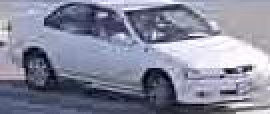
#> input picture Train/000014.jpg, 135 x 57 px (shown 2 times larger); its folder holds only this picture in this run
$ jupyter execute --allow-errors assignment6.ipynb
#> lines starting #> are read from the running program, lines starting #| are printed output that depends on the picture
# Image Classification

[cell 1]
import numpy as np
import pandas as pd
import matplotlib.pyplot as plt
import seaborn as sns
import glob
import imageio
import matplotlib.image as mpimg
from sklearn.preprocessing import StandardScaler
from sklearn.ensemble import  RandomForestClassifier, BaggingClassifier
import warnings
import cv2
warnings.simplefilter(action='ignore', category=FutureWarning)
#warnings.filterwarnings(action='ignore',category='UndefinedMetricWarning')
from sklearn.metrics import  f1_score, classification_report

[cell 2]
_TRAIN_DIR = './Train/*.jpg'
_TEST_DIR = './Test/*.jpg'

[cell 3]
train_img = glob.glob(_TRAIN_DIR)
test_img = glob.glob(_TEST_DIR)

sorted_train_img = sorted([x for x in train_img])
sorted_test_img = sorted([x for x in test_img])

[cell 4]
train_label = pd.read_csv('train_labels.csv',names = ['label'])
#> (reads train_labels.csv from the repository)
test_label = pd.read_csv('test_labels.csv',names = ['label'])
#> (reads test_labels.csv from the repository)

[cell 5]
plt.figure(figsize=(20,5))
sns.set_style("whitegrid")
sns.countplot(data=train_label, x = "label");
plt.title('Training set label Distribution');
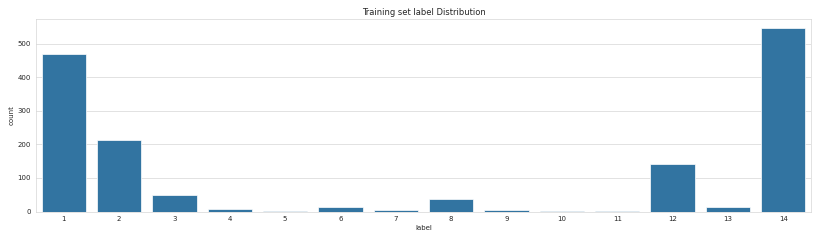
#> figure drawn by matplotlib, 1 panel; tallest bar 546 high, from x = 12.6 to 13.4

[cell 6]
plt.figure(figsize=(20,5))
sns.set_style("whitegrid")
sns.countplot(data=test_label, x = "label");
plt.title('Testing set label Distribution');
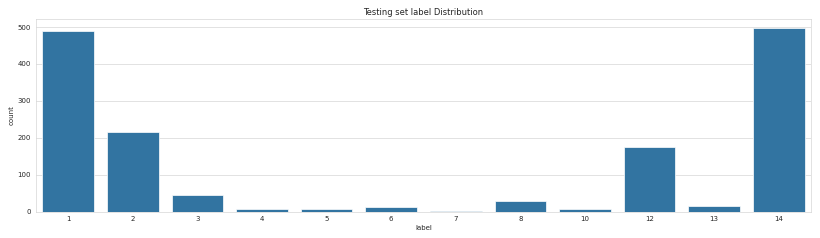
#> figure drawn by matplotlib, 1 panel; tallest bar 497 high, from x = 10.6 to 11.4

[cell 7]
def print_sample_images(images,label):
    plt.figure(figsize=(20,20))
    for i in range(25):
        plt.subplot(5,5,i+1)
        plt.xticks([])
        plt.yticks([])
        plt.grid(False)
        plt.imshow(imageio.imread(images[i]))
        plt.xlabel(label['label'][i])
    plt.show()

## Print sample Training images

#> (a cell that did not finish here is left out)

## Print Sample Test Images

#> (a cell that did not finish here is left out)

[cell 10]
def flatten_resize_image(images):
    features = []
    for image in images:
       features.append(
           cv2.calcHist(
               imageio.imread(image),
               [0, 1, 2],
               None,
               [9,9,9],
               [0, 256, 0, 256, 0, 256]).flatten())
    return np.array(features)

[cell 11]
train_features = flatten_resize_image(sorted_train_img)
test_features = flatten_resize_image(sorted_test_img)

[cell 12]
print('Training data set shape :\t{}'.format(train_features.shape))
#| Training data set shape :	(1, 729)
